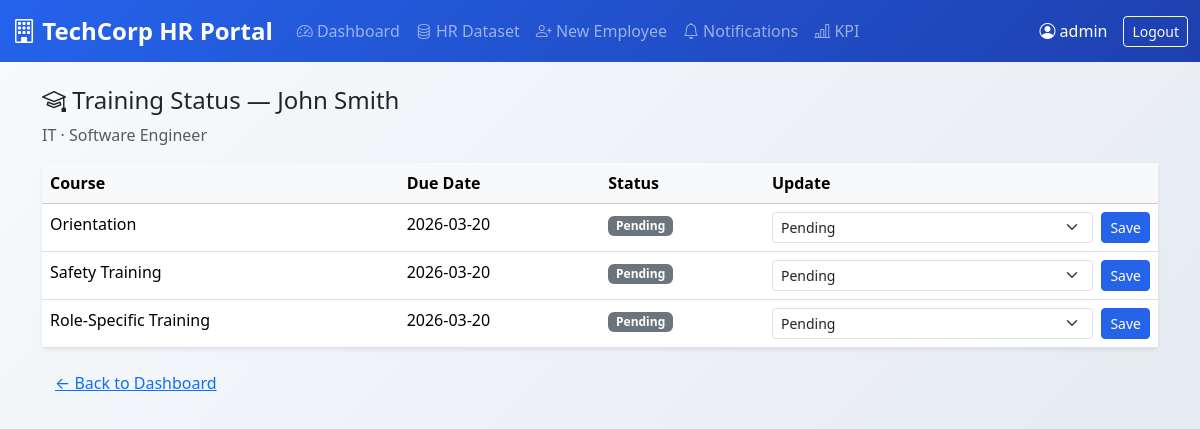
/training/2 (signed in), run on the app's committed database.
### tables this page shows
CREATE TABLE employees(id INTEGER PRIMARY KEY, name TEXT, department TEXT, position TEXT, start_date TEXT);

CREATE TABLE training(id INTEGER PRIMARY KEY, employee_id INTEGER, course TEXT, status TEXT, due_date TEXT);

### app.py (the view)
@app.route("/training/<int:eid>")
@login_required
def training(eid):
    conn = get_db()
    emp      = conn.execute("SELECT * FROM employees WHERE id=?", (eid,)).fetchone()
    courses  = conn.execute("SELECT * FROM training WHERE employee_id=?", (eid,)).fetchall()
    conn.close()
    return render_template("training.html", emp=emp, courses=courses)

### app.py (called while the page is built)
def get_db():
    return sqlite3.connect(DB)

def login_required(f):
    from functools import wraps
    @wraps(f)
    def wrapper(*args, **kwargs):
        if "user" not in session:
            return redirect("/")
        return f(*args, **kwargs)
    return wrapper

### templates/training.html (shortened to what this page needs)
{% extends "base.html" %}
{% block content %}
<h4><i class="bi bi-mortarboard"></i> Training Status — {{ emp[1] }}</h4>
<p class="text-muted">{{ emp[2] }} · {{ emp[3] }}</p>
<div class="card shadow-sm">
  <table class="table table-hover mb-0">
    <thead class="table-light">
      <tr><th>Course</th><th>Due Date</th><th>Status</th><th>Update</th></tr>
    </thead>
    <tbody>
      {% for c in courses %}
      <tr>
        <td>{{ c[2] }}</td>
        <td>{{ c[4] }}</td>
        <td>
          <span class="badge {% if c[3]=='Completed' %}bg-success{% elif c[3]=='In Progress' %}bg-info text-dark{% else %}bg-secondary{% endif %}">
            {{ c[3] }}
          </span>
        </td>
        <td>
          <form method="post" action="/training_update/{{ c[0] }}/{{ emp[0] }}" class="d-flex gap-2">
            <select class="form-select form-select-sm" name="status">
              <option {% if c[3]=='Pending' %}selected{% endif %}>Pending</option>
            </select>
            <button class="btn btn-sm btn-primary">Save</button>
          </form>
        </td>
      </tr>
      {% else %}
      <tr><td colspan="4" class="text-center text-muted">No training records.</td></tr>
      {% endfor %}
    </tbody>
  </table>
</div>
<a href="/dashboard" class="btn btn-link mt-3">← Back to Dashboard</a>
{% endblock %}

### templates/base.html (style rules this page uses)
:root { --primary-color: #2563eb; --secondary-color: #1e40af; --accent-color: #3b82f6; --success-color: #059669; --warning-color: #d97706; --danger-color: #dc2626; }
.btn-primary { background: var(--primary-color); border-color: var(--primary-color); }
.card { box-shadow: 0 4px 6px -1px rgba(0, 0, 0, 0.1); border: none; }
body { background: linear-gradient(135deg, #f8fafc 0%, #e2e8f0 100%); min-height: 100vh; }

### data on the page
employees: name "John Smith", department "IT", position "Software Engineer"
training: course "Orientation", due_date "2026-03-20", status "Pending"
training: course "Safety Training", due_date "2026-03-20", status "Pending"
training: course "Role-Specific Training", due_date "2026-03-20", status "Pending"

### other printed values
{{ session.user }} "admin"
